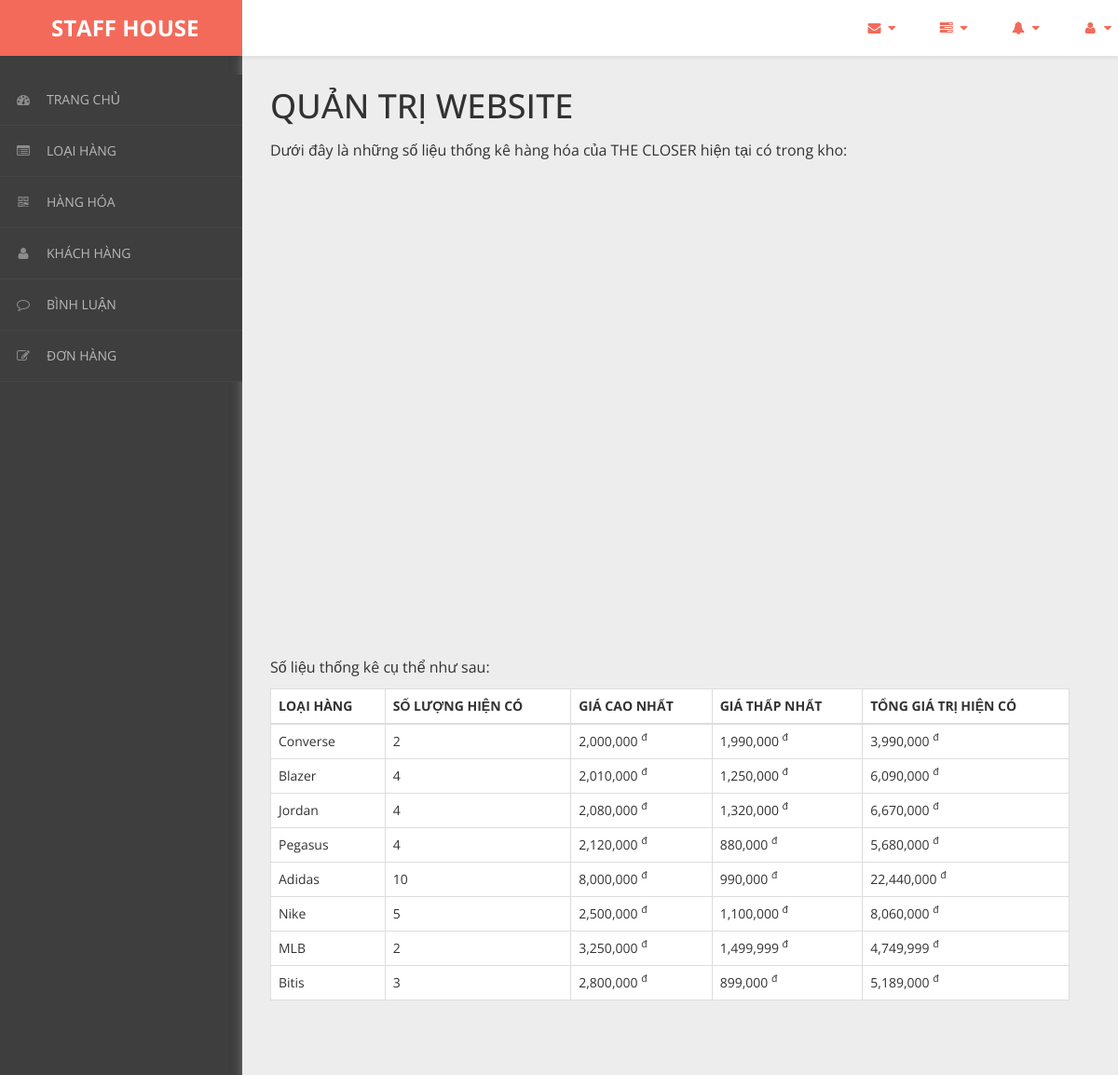
Before: /admin/content/thong-ke/thong-ke-list.php with the older database file.
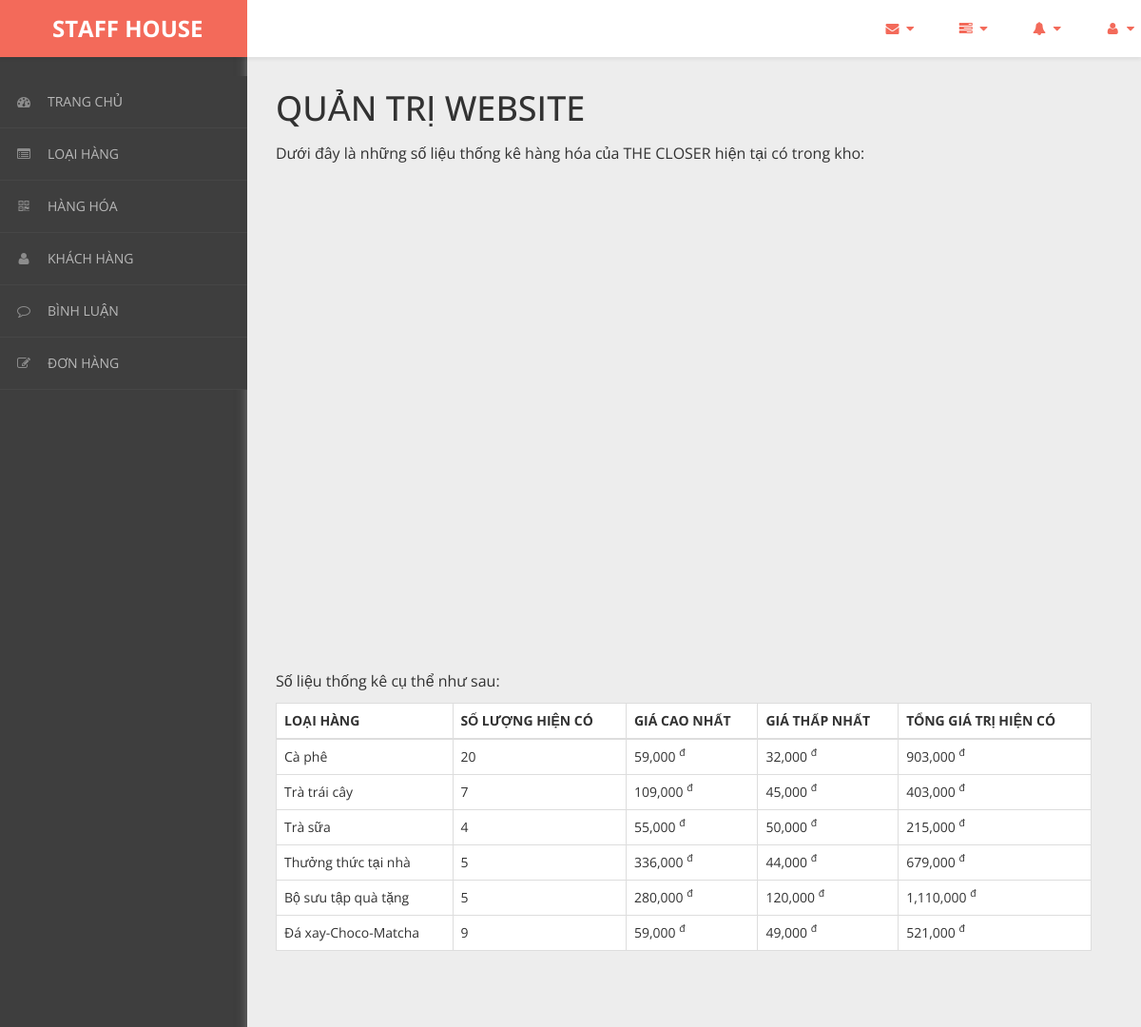
After: the same page with the newer database file.
### tables this page shows
CREATE TABLE `loai_hang` (
  `ma_loai` int(11) NOT NULL,
  `ten_loai` varchar(50) NOT NULL
);

### admin/dao/pdo.php (called while the page is built, shortened)
<?php
    function pdo_get_connection(){
        $pdo = new PDO("mysql:host=localhost;dbname=bigshoes",'root','');
        $pdo->setAttribute(PDO::ATTR_ERRMODE, PDO::ERRMODE_EXCEPTION);
        return $pdo;
    }
    function pdo_query($sql){
        $sql_args = array_slice(func_get_args(),1);
        try{
            $conn = pdo_get_connection();
            $stmt = $conn ->prepare($sql);
            $stmt -> execute($sql_args);
            $rows = $stmt -> fetchAll();
            return $rows;
        }catch(PDOException $e){
            throw $e;
        }finally{
            unset($conn);
        }
    }
    ?>

### admin/dao/thong-ke.php (called while the page is built, shortened)
<?php
    require_once ('pdo.php');
    function thong_ke_hang_hoa(){
    $sql = "SELECT lo.ma_loai, lo.ten_loai,"
            . " COUNT(*) so_luong,"
            . " MIN(hh.don_gia) gia_min,"
            . " MAX(hh.don_gia) gia_max,"
            . " SUM(hh.don_gia) gia_sum"
            . " FROM hang_hoa hh "
            . " JOIN loai_hang lo ON lo.ma_loai=hh.ma_loai "
            . " GROUP BY lo.ma_loai, lo.ten_loai";
    return pdo_query($sql);
    }
?>

### admin/content/thong-ke/thong-ke-list.php (the view, shortened to what the changed rows need)
<!DOCTYPE html>
<html xmlns="http://www.w3.org/1999/xhtml">
<head>
    <link href="../../../css/admin/css/bootstrap.css" rel="stylesheet" />
    <link href="../../../css/admin/css/font-awesome.css" rel="stylesheet" />
    <link href="../../../css/admin/css/custom-styles.css" rel="stylesheet" />
                <?php
                require_once ('../../dao/thong-ke.php');
                $items = thong_ke_hang_hoa();
                ?>
</head>
<body>
    <div id="wrapper">
        <div id="page-wrapper">
		  <div class="header">
                        <div class="page-header">
                            <h1>QUẢN TRỊ WEBSITE</h1>
                            <div id="columnchart_values" style="width: 100%; height: 300px;"></div><br><br><br><br><br><br><br><br><br><br>
                              <table class="table table-bordered" style = "background-color:#fff">
                                <thead>
                                  <tr>
                                    <th>LOẠI HÀNG</th>
                                    <th>SỐ LƯỢNG HIỆN CÓ</th>
                                    <th>GIÁ CAO NHẤT</th>
                                    <th>GIÁ THẤP NHẤT</th>
                                    <th>TỔNG GIÁ TRỊ HIỆN CÓ</th>
                                  </tr>
                                </thead>
                                <tbody>
                                <?php foreach($items as $item){
                                     extract($item);
                                    ?>
                                  <tr>
                                    <td><?=$ten_loai?></td>
                                    <td><?=$so_luong?></td>
                                    <td><?=number_format($gia_max)?> <sup>đ</sup></td>
                                    <td><?=number_format($gia_min)?> <sup>đ</sup></td>
                                    <td><?=number_format($gia_sum)?> <sup>đ</sup></td>
                                  </tr>
                                <?php } ?>
                                </tbody>
                              </table>
                        </div>
		</div>
            </div>
        </div>
</body>
</html>

Changed rows visible on the page:
removed loai_hang: ten_loai "Converse", so_luong "2", gia_max "2,000,000", gia_min "1,990,000", gia_sum "3,990,000"
removed loai_hang: ten_loai "Blazer", so_luong "4", gia_max "2,010,000", gia_min "1,250,000", gia_sum "6,090,000"
removed loai_hang: ten_loai "Jordan", so_luong "4", gia_max "2,080,000", gia_min "1,320,000", gia_sum "6,670,000"
removed loai_hang: ten_loai "Pegasus", so_luong "4", gia_max "2,120,000", gia_min "880,000", gia_sum "5,680,000"
removed loai_hang: ten_loai "Adidas", so_luong "10", gia_max "8,000,000", gia_min "990,000", gia_sum "22,440,000"
removed loai_hang: ten_loai "Nike", so_luong "5", gia_max "2,500,000", gia_min "1,100,000", gia_sum "8,060,000"
removed loai_hang: ten_loai "MLB", so_luong "2", gia_max "3,250,000", gia_min "1,499,999", gia_sum "4,749,999"
removed loai_hang: ten_loai "Bitis", so_luong "3", gia_max "2,800,000", gia_min "899,000", gia_sum "5,189,000"
added loai_hang: ten_loai "Cà phê", so_luong "20", gia_max "59,000", gia_min "32,000", gia_sum "903,000"
added loai_hang: ten_loai "Trà trái cây", so_luong "7", gia_max "109,000", gia_min "45,000", gia_sum "403,000"
added loai_hang: ten_loai "Trà sữa", so_luong "4", gia_max "55,000", gia_min "50,000", gia_sum "215,000"
added loai_hang: ten_loai "Thưởng thức tại nhà", so_luong "5", gia_max "336,000", gia_min "44,000", gia_sum "679,000"
added loai_hang: ten_loai "Bộ sưu tập quà tặng", so_luong "5", gia_max "280,000", gia_min "120,000", gia_sum "1,110,000"
added loai_hang: ten_loai "Đá xay-Choco-Matcha", so_luong "9", gia_max "59,000", gia_min "49,000", gia_sum "521,000"
